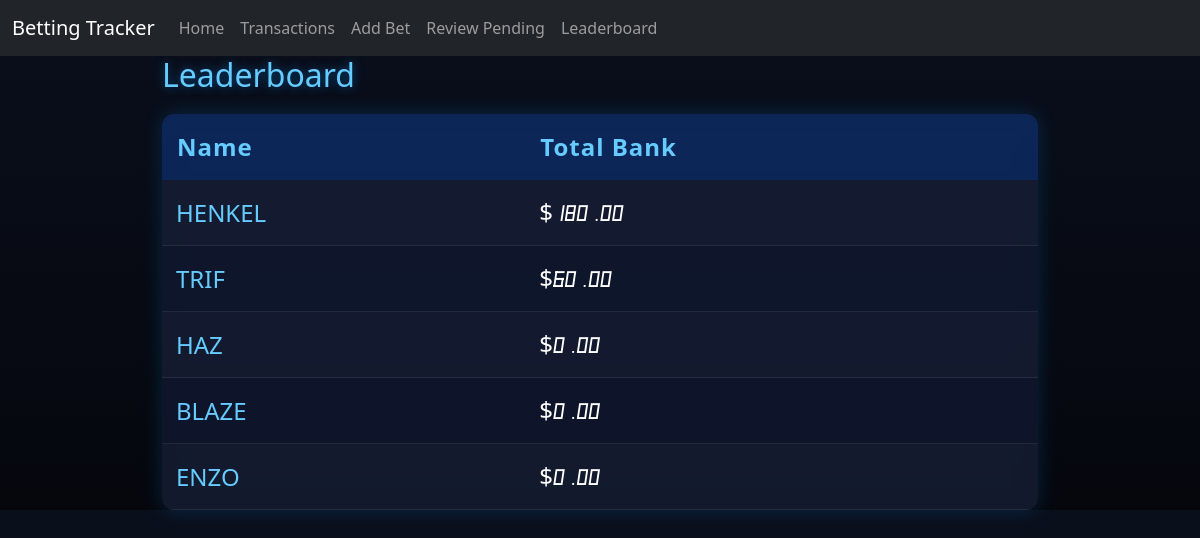
Before: / with the older database file.
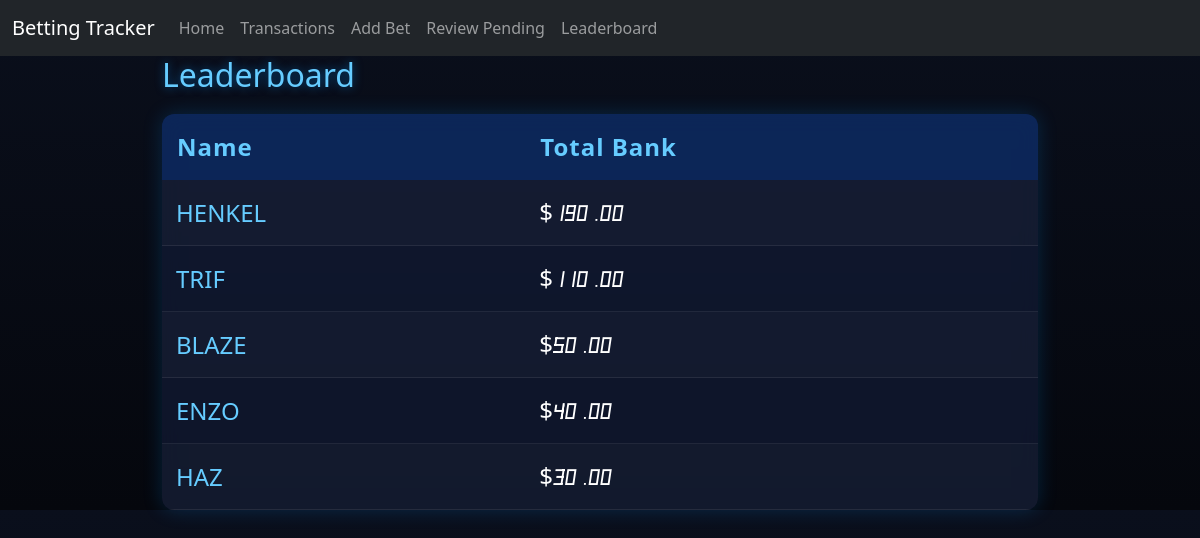
After: the same page with the newer database file.
### tables this page shows
CREATE TABLE Players (
                        ID INTEGER PRIMARY KEY AUTOINCREMENT,
                        Name TEXT,
                        BetsPlaced INTEGER,
                        SuccessRate REAL,
                        Bank REAL
                    );

### app.py (the view)
@app.route("/")
def index():
    db = get_db(DB)
    players = db.execute("SELECT * FROM Players").fetchall()
    print(players)
    totals = db.execute("""
        SELECT Players.ID, Name, Bank,
               COALESCE(SUM(AmountWon),0) as result,
               Bank + COALESCE(SUM(AmountWon),0) as total
        FROM Players
        LEFT JOIN Transactions ON Players.ID = Transactions.PlayerID
        GROUP BY Players.ID
        ORDER BY total DESC
    """).fetchall()
    return render_template("index.html", players=totals)

### app.py (called while the page is built)
def get_db(DB):
    try:
        db = sqlite3.connect(DB)
        return db
    except sqlite3.Error as e:
        print(f"Error opening database: {e}")
        return None

### templates/index.html
{% extends "base.html" %}
{% block content %}
<h2>Leaderboard</h2>
<table class="leaderboard-table">
    <tr>
        <th>Name</th>
        <th>Total Bank</th>
    </tr>
    {% for p in players %}
    <tr>
        <td>
            <a href="{{ url_for('player', id=p[0]) }}">
                {{ p[1] }}
            </a>
        </td>
        <td>$<span class="leaderboard-numbers">{{ "%.2f"|format(p[4]) }}</span></td>
    </tr>
    {% endfor %}
</table>
{% endblock %}

### templates/base.html (shortened to what this page needs)
<!DOCTYPE html>
<html lang="en">
<head>
<link href="https://cdn.jsdelivr.net/npm/bootstrap@5.3.0/dist/css/bootstrap.min.css" rel="stylesheet">
<link rel="stylesheet" href="https://cdn.jsdelivr.net/npm/bootstrap-icons@1.11.1/font/bootstrap-icons.css">
</head>
<body>
<nav class="navbar navbar-expand-lg navbar-dark bg-dark">
    <div class="container-fluid">
        <a class="navbar-brand" href="/">Betting Tracker</a>
    <div class="collapse navbar-collapse">
        <ul class="navbar-nav me-auto mb-2 mb-lg-0">
            <li class="nav-item">
                <a class="nav-link" href="/">Home</a>
            </li>
            <li class="nav-item">
                <a class="nav-link" href="/transactions">Transactions</a>
            </li>
            <li class="nav-item">
                <a class="nav-link" href="/add">Add Bet</a>
            </li>
            <li class="nav-item">
                <a class="nav-link" href="/review">Review Pending</a>
            </li>
            <li class="nav-item">
                <a class="nav-link" href="/leaderboard">Leaderboard</a>
            </li>
        </ul>
    </div>
</div>
</nav>
<div class="container">
    {% block content %}
    {% endblock %}
</div>
</body>
</html>

### templates/base.html (style rules this page uses)
body { background: linear-gradient(to bottom, #0a0f1c, #05070d); color: white; font-family: 'Segoe UI', Tahoma, Geneva, Verdana, sans-serif; }
.leaderboard-numbers { font-family: 'SportsType', sans-serif; }
.container { max-width: 900px; }
.leaderboard-table { width: 100%; border-collapse: collapse; background: rgba(20, 30, 60, 0.6); backdrop-filter: blur(10px); border-radius: 12px; overflow: hidden; box-shadow: 0 0 20px rgba(0, 150, 255, 0.2); font-size: 1.5em; }
.leaderboard-table th { text-align: left; padding: 15px; background: rgba(0, 100, 255, 0.2); color: #66ccff; font-weight: 600; letter-spacing: 1px; }
.leaderboard-table td { padding: 14px; border-bottom: 1px solid rgba(255, 255, 255, 0.08); }
.leaderboard-table a { color: #66ccff; text-decoration: none; }
.leaderboard-table tr:nth-child(even) { background: rgba(255, 255, 255, 0.02); }
h2 { margin-bottom: 20px; color: #66ccff; text-shadow: 0 0 10px rgba(0, 150, 255, 0.5); }

Changed rows visible on the page:
changed Players "HENKEL": p "180.00" → "190.00"
changed Players "TRIF": p "60.00" → "110.00"
changed Players "BLAZE": p "0.00" → "50.00"
changed Players "ENZO": p "0.00" → "40.00"
changed Players "HAZ": p "0.00" → "30.00"; moves down the list
